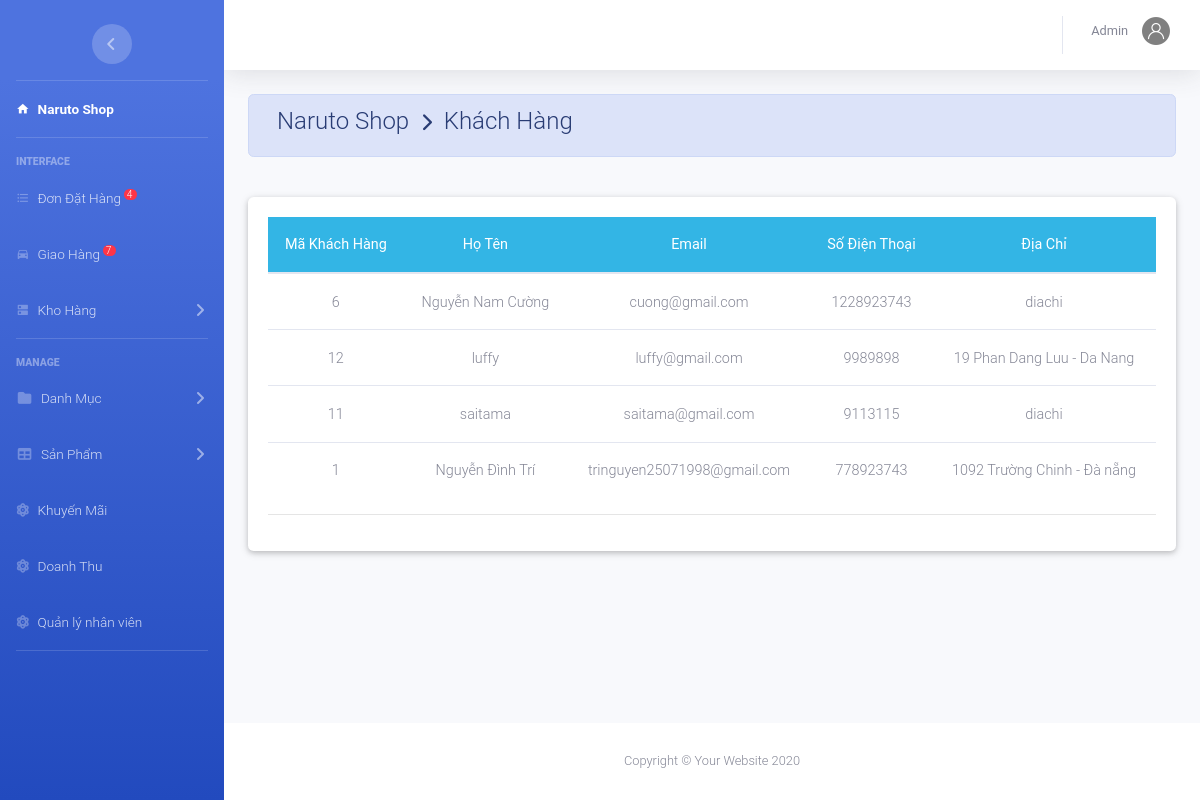
The app's page /admin/index.php?action=kh (signed in) with its own data.
### tables this page shows
CREATE TABLE `khachhang` (
  `MaKH` int(11) NOT NULL,
  `TenKH` varchar(50) NOT NULL,
  `Email` varchar(50) NOT NULL,
  `SDT` bigint(12) NOT NULL,
  `DiaChi` text NOT NULL,
  `MatKhau` varchar(50) NOT NULL
);

### admin/khachhang/thongtin.php (the view, shortened to what this page needs)
<?php
	include_once('../config/database.php');
	$sql="SELECT *from khachhang ";
	$rs=mysqli_query($conn,$sql);
?>
<div class="container-fluid">
	<div class=" alert alert-primary">
	  <h4 class="page-title">
	    Naruto Shop &#160;<i class="fas fa-chevron-right" style="font-size: 18px"></i>&#160; Khách Hàng</h4>
	</div><br>
	<div class="card">
		<div class="card-body">
			<table class="table table-hover m-auto text-center" style="font-size: 13px;">
				<thead class="badge-info">
					<tr>
						<th>Mã Khách Hàng</th>
						<th>Họ Tên</th>
						<th>Email</th>
						<th>Số Điện Thoại</th>
						<th>Địa Chỉ</th>
					</tr>
				</thead>
				<tbody>
			 <?php $so=0;
				 while ($row=mysqli_fetch_array($rs)) { ?>
					<tr>
						<td><?php echo $row['MaKH']; ?></td>
						<td><?php echo $row['TenKH']; ?></td>
						<td><?php echo $row['Email']; ?></td>
						<td><?php echo $row['SDT']; ?></td>
						<td><?php echo $row['DiaChi']; ?></td>
					</tr>
			 <?php	} ?>
				</tbody>
			</table><hr>
		</div>
	</div>
</div>

### records on screen
khachhang: MaKH "6", TenKH "Nguyễn Nam Cường", Email "cuong@gmail.com", SDT "1228923743", DiaChi "diachi"
khachhang: MaKH "12", TenKH "luffy", Email "luffy@gmail.com", SDT "9989898", DiaChi "19 Phan Dang Luu - Da Nang"
khachhang: MaKH "11", TenKH "saitama", Email "saitama@gmail.com", SDT "9113115", DiaChi "diachi"
khachhang: MaKH "1", TenKH "Nguyễn Đình Trí", Email "tringuyen25071998@gmail.com", SDT "778923743", DiaChi "1092 Trường Chinh - Đà nẵng"

### other values on screen
$dem "4"
$dem "7"
$nv['TenNV'] "Admin"
